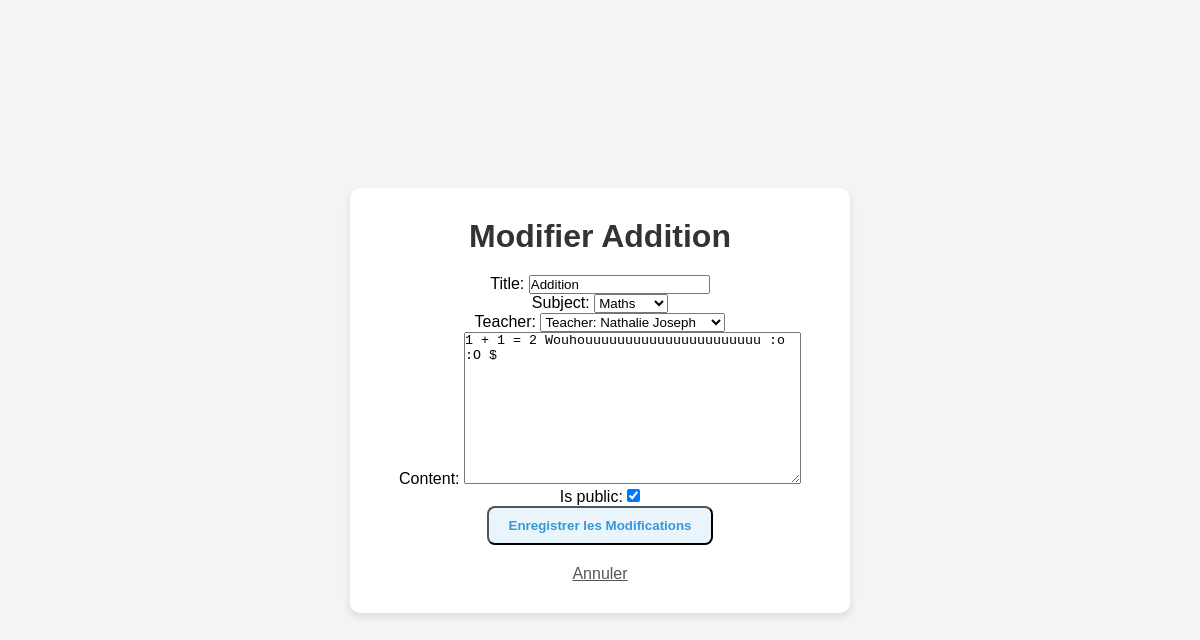
The app's page /lessons/lessons/modify/1/ with its own data.
### apps/lessons/models.py (models this page shows, shortened)
class Lesson(models.Model):
    SUBJECT_CHOICES = [
        ('Maths', 'Maths'),
        ('Français', 'Français'),
        ('Anglais', 'Anglais'),
        ('Histoire', 'Histoire'),
    ]
    title = models.CharField(max_length=255)
    subject = models.CharField(max_length=50, choices=SUBJECT_CHOICES)  # Utiliser les choix
    teacher = models.ForeignKey(
        Teacher,
        on_delete=models.CASCADE,
        related_name='lessons_created'
    )
    content = models.TextField()
    is_public = models.BooleanField(default=True)

### apps/lessons/views.py (the view)
# urls.py: path('lessons/modify/<int:lesson_id>/', views.modify_lesson, name='modify_lesson'), #modifier une lecon
def modify_lesson(request, lesson_id):
    lesson = get_object_or_404(Lesson, id=lesson_id)
    if request.method == 'POST':
        form = LessonForm(request.POST, instance=lesson)
        if form.is_valid():
            form.save()
            return redirect('lesson_detail', lesson_id=lesson.id)  # Rediriger vers la page de détail de la leçon
    else:
        form = LessonForm(instance=lesson)
    return render(request, 'lessons/modify_lesson.html', {'form': form, 'lesson': lesson})

### apps/lessons/forms.py
class LessonForm(forms.ModelForm):
    class Meta:
        model = Lesson
        fields = ['title', 'subject','teacher', 'content', 'is_public']
        widgets = {
            'teacher': forms.Select(attrs={'class': 'form-control'}),
        }

### apps/users/models.py (called while the page is built)
    def __str__(self):
        return f"Teacher: {self.first_name} {self.last_name}"

### templates/lessons/modify_lesson.html (shortened to what this page needs)
{% load static %}
<!DOCTYPE html>
<html>
<head>
    <link rel="stylesheet" href="{% static 'css/style.css' %}">
</head>
<body>
    <div class="container">
        <h1>Modifier {{ lesson.title }}</h1>
        <form method="POST">
            {{ form.as_p }}
            <button type="submit" class="btn">Enregistrer les Modifications</button>
        </form>
        <a href="{% url 'lesson_detail' lesson.id %}" class="back-link">Annuler</a>
    </div>
</body>
</html>

### static/css/style.css (style rules this page uses)
* { margin: 0; padding: 0; box-sizing: border-box; }
body { font-family: Arial, sans-serif; display: flex; justify-content: center; align-items: center; min-height: 100vh; background-color: #f3f4f6; }
h1 { font-size: 2em; color: #333; margin-bottom: 20px; }
.container { text-align: center; background: #fff; padding: 30px; border-radius: 10px; box-shadow: 0 4px 8px rgba(0, 0, 0, 0.1); width: 90%; max-width: 500px; }
.btn { text-decoration: none; font-weight: bold; color: #3498db; padding: 10px 20px; background: #eaf4fb; border-radius: 8px; transition: background 0.3s, color 0.3s; display: inline-block; text-align: center; }
.back-link { display: inline-block; margin-top: 20px; color: #555; }

### records on screen
Lesson: title "Addition", subject "Maths", teacher "Teacher: Nathalie Joseph", content "1 + 1 = 2 Wouhouuuuuuuuuuuuuuuuuuuuuu :o :O $", is_public "☑"
